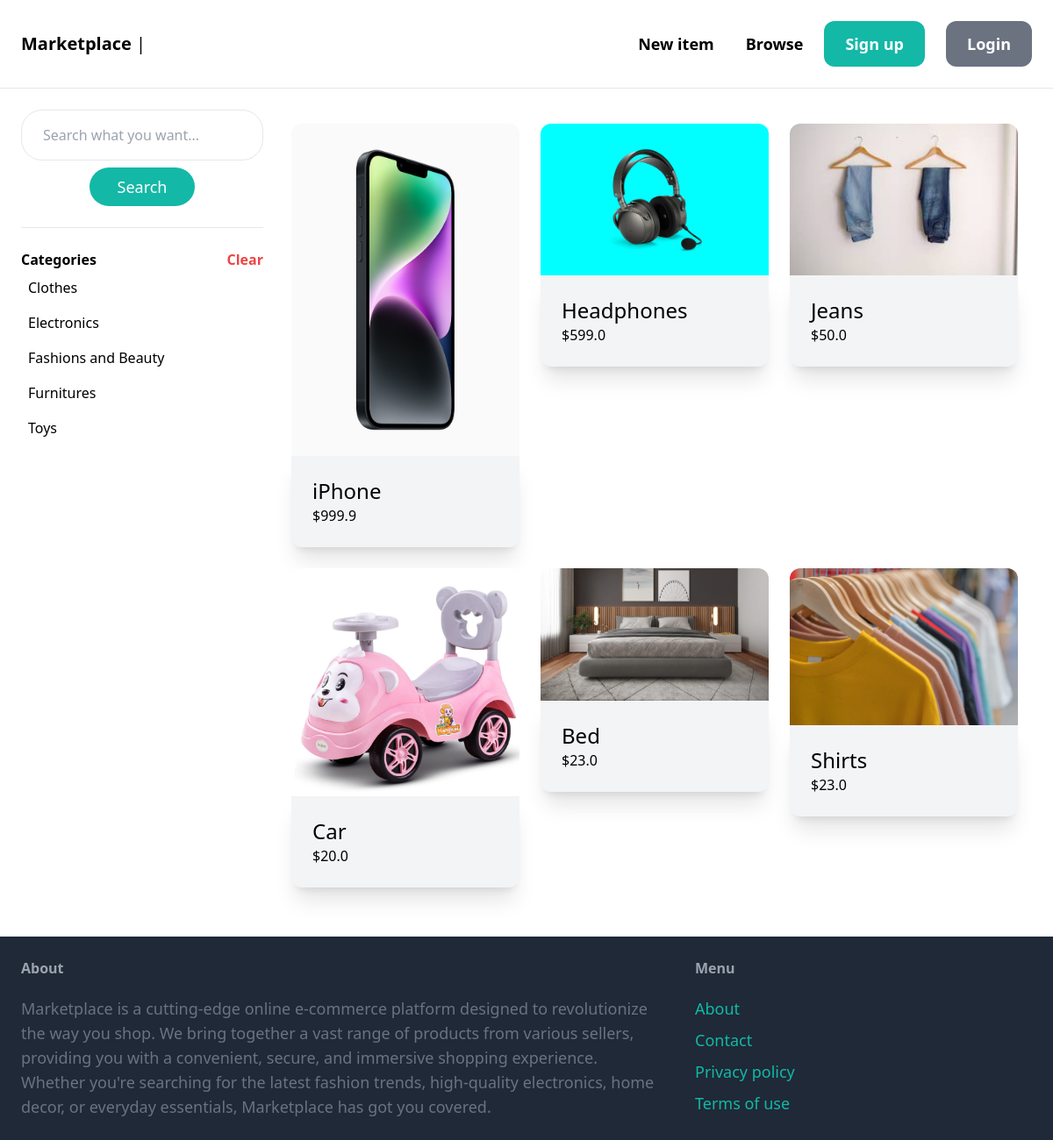
The app's page /items/ with its own data.
### item/models.py (models this page shows, shortened)
class Category(models.Model):
    name=models.CharField(max_length=255, unique=True)
    class Meta:
        ordering = ('name',)
        verbose_name_plural = 'Categories'

class Item(models.Model):
    category = models.ForeignKey(Category, related_name='items', on_delete=models.CASCADE)
    name = models.CharField(max_length=255)
    description = models.TextField(blank=True,null=True)
    size = models.CharField(max_length=100,blank=True,null=True)
    color = models.CharField(max_length=100,blank=True,null=True)
    gender = models.CharField(max_length=100,blank=True,null=True)
    price=models.FloatField(default=0.0)
    image = models.ImageField(upload_to='item_images', blank=True, null=True)
    is_sold = models.BooleanField(default=False)
    created_by = models.ForeignKey(User, on_delete=models.CASCADE, related_name='items')
    created_at=models.DateTimeField(auto_now_add=True)

### item/views.py (the view)
# urls.py: path('items/', include('item.urls')),
def items(request):
    query = request.GET.get('query','')
    items = Item.objects.filter(is_sold=False)
    categories = Category.objects.all()
    category_id = request.GET.get('category',0)
    if category_id:
        items = items.filter(category_id=category_id)
    if query:
        items = items.filter(Q(name__icontains=query)|
                             Q(description__icontains=query))
    return render(request, 'item/items.html',{
        'items':items,
        'query':query,
        'categories':categories,
        'category_id':int(category_id),
    })

### item/templates/item/items.html (shortened to what this page needs)
{% extends 'core/base.html' %}
{% block content %}
    <div class="pb-6 sm:grid grid-cols-4 gap-4">
        <div class="col-span1">
            <form class="flex items-center flex-col" action="{% url 'item:items' %}" method="get">
                <input type="text" name="query" class="w-full py-4 px-6 border  rounded-3xl" value="{{query}}" required placeholder="Search what you want...">
                <button class="mt-2 py-2 px-8 text-lg bg-teal-500 text-white rounded-3xl ">Search</button>
            </form>
            <hr class="my-6">
            <div class="hidden sm:block">
                <p class="font-semibold relative w-full dark:text-white">Categories
                    <a href="{% url 'item:items' %}" class="absolute right-0 text-red-500">Clear</a>
                </p>
                <ul>
                    {% for category in categories %}
                        <li class="py-2 px-2 dark:text-white rounded-xl {% if category.id == category_id %} bg-gray-500 text-white {% endif %}">
                            <a href="{% url 'item:items' %}?query={{ query }}&category={{ category.id }}" >{{category.name}}</a>
                        </li>
                    {% endfor %}
                </ul>
            </div>
        </div>
        <div class="sm:col-span-3">
                {% if items %}
                <div class="row ">
                {% for item in items %}
                    <div class="column m-2  ">
                        <a href="{% url 'item:detail' item.id %}" class="">
                            <div class="    ">
                                <img src="{{ item.image.url }}" class="w-full rounded-t-xl dark:brightness-50   hover:drop-shadow-xl" alt="">
                            </div>
                            <div class="p-6 bg-gray-100 dark:text-white dark:bg-gray-800  rounded-b-xl shadow-xl hover:shadow-2xl">
                                <h2 class="sm:text-2xl text-lg break-words">{{ item.name }}</h2>
                                <p class="light:text-gray-700">${{item.price}}</p>
                            </div>
                        </a>
                    </div>
                {% endfor %}
            </div>
                {% else %}
                <div class="w-full col-span-3 p-12 flex justify-center bg-gray-200 rounded-xl">
                <h1 class="text-2xl font-normal">No items found!</h1>
                </div>
                {% endif %}
        </div>
    </div>
{% endblock content %}

### item/templates/item/items.html (style rules this page uses)
.row { display: flex; flex-wrap: wrap; padding: 0 4px; }
.column { flex: 25%; max-width: 50%; padding: 0 4px; height: fit-content; }
.column img { margin-top: 8px; vertical-align: middle; width: 100%; transition: .5s ease-in-out; }

### records on screen
Category: name "Clothes"
Category: name "Electronics"
Category: name "Fashions and Beauty"
Category: name "Furnitures"
Category: name "Toys"
Item: image (picture), name "iPhone", price "999.9"
Item: image (picture), name "Headphones", price "599.0"
Item: image (picture), name "Jeans", price "50.0"
Item: image (picture), name "Car", price "20.0"
Item: image (picture), name "Bed", price "23.0"
Item: image (picture), name "Shirts", price "23.0"
